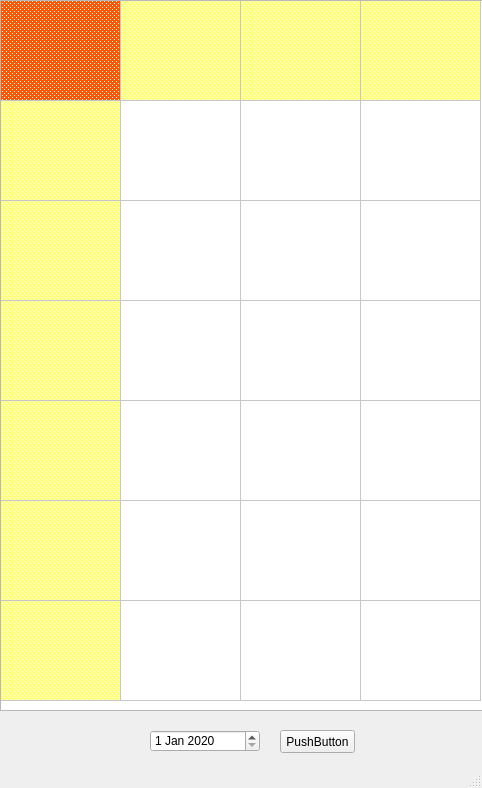
<?xml version="1.0" encoding="UTF-8"?>
<ui version="4.0">
 <class>MainWindow</class>
 <widget class="QMainWindow" name="MainWindow">
  <property name="geometry">
   <rect>
    <x>0</x>
    <y>0</y>
    <width>482</width>
    <height>788</height>
   </rect>
  </property>
  <property name="minimumSize">
   <size>
    <width>400</width>
    <height>788</height>
   </size>
  </property>
  <property name="windowTitle">
   <string>MainWindow</string>
  </property>
  <property name="animated">
   <bool>true</bool>
  </property>
  <widget class="QWidget" name="centralwidget">
   <widget class="QDateEdit" name="dateEdit">
    <property name="geometry">
     <rect>
      <x>150</x>
      <y>730</y>
      <width>110</width>
      <height>22</height>
     </rect>
    </property>
    <property name="dateTime">
     <datetime>
      <hour>0</hour>
      <minute>0</minute>
      <second>0</second>
      <year>2020</year>
      <month>1</month>
      <day>1</day>
     </datetime>
    </property>
   </widget>
   <widget class="QPushButton" name="pushButton">
    <property name="geometry">
     <rect>
      <x>280</x>
      <y>730</y>
      <width>75</width>
      <height>23</height>
     </rect>
    </property>
    <property name="text">
     <string>PushButton</string>
    </property>
   </widget>
   <widget class="QTableWidget" name="tableWidget">
    <property name="geometry">
     <rect>
      <x>0</x>
      <y>0</y>
      <width>491</width>
      <height>711</height>
     </rect>
    </property>
    <property name="frameShape">
     <enum>QFrame::StyledPanel</enum>
    </property>
    <property name="lineWidth">
     <number>1</number>
    </property>
    <property name="autoScroll">
     <bool>false</bool>
    </property>
    <property name="editTriggers">
     <set>QAbstractItemView::NoEditTriggers</set>
    </property>
    <property name="dragEnabled">
     <bool>false</bool>
    </property>
    <property name="selectionMode">
     <enum>QAbstractItemView::NoSelection</enum>
    </property>
    <property name="rowCount">
     <number>7</number>
    </property>
    <property name="columnCount">
     <number>4</number>
    </property>
    <attribute name="horizontalHeaderVisible">
     <bool>false</bool>
    </attribute>
    <attribute name="horizontalHeaderMinimumSectionSize">
     <number>25</number>
    </attribute>
    <attribute name="horizontalHeaderDefaultSectionSize">
     <number>120</number>
    </attribute>
    <attribute name="verticalHeaderVisible">
     <bool>false</bool>
    </attribute>
    <attribute name="verticalHeaderDefaultSectionSize">
     <number>100</number>
    </attribute>
    <row/>
    <row/>
    <row/>
    <row/>
    <row/>
    <row/>
    <row/>
    <column/>
    <column/>
    <column/>
    <column/>
    <item row="0" column="0">
     <property name="text">
      <string/>
     </property>
     <property name="background">
      <brush brushstyle="Dense2Pattern">
       <color alpha="255">
        <red>255</red>
        <green>85</green>
        <blue>0</blue>
       </color>
      </brush>
     </property>
     <property name="foreground">
      <brush brushstyle="NoBrush">
       <color alpha="255">
        <red>0</red>
        <green>0</green>
        <blue>0</blue>
       </color>
      </brush>
     </property>
    </item>
    <item row="0" column="1">
     <property name="text">
      <string/>
     </property>
     <property name="background">
      <brush brushstyle="Dense2Pattern">
       <color alpha="255">
        <red>255</red>
        <green>255</green>
        <blue>127</blue>
       </color>
      </brush>
     </property>
    </item>
    <item row="0" column="2">
     <property name="text">
      <string/>
     </property>
     <property name="background">
      <brush brushstyle="Dense2Pattern">
       <color alpha="255">
        <red>255</red>
        <green>255</green>
        <blue>127</blue>
       </color>
      </brush>
     </property>
    </item>
    <item row="0" column="3">
     <property name="text">
      <string/>
     </property>
     <property name="background">
      <brush brushstyle="Dense2Pattern">
       <color alpha="255">
        <red>255</red>
        <green>255</green>
        <blue>127</blue>
       </color>
      </brush>
     </property>
    </item>
    <item row="1" column="0">
     <property name="text">
      <string/>
     </property>
     <property name="background">
      <brush brushstyle="Dense2Pattern">
       <color alpha="255">
        <red>255</red>
        <green>255</green>
        <blue>127</blue>
       </color>
      </brush>
     </property>
    </item>
    <item row="1" column="1">
     <property name="text">
      <string/>
     </property>
    </item>
    <item row="2" column="0">
     <property name="text">
      <string/>
     </property>
     <property name="background">
      <brush brushstyle="Dense2Pattern">
       <color alpha="255">
        <red>255</red>
        <green>255</green>
        <blue>127</blue>
       </color>
      </brush>
     </property>
    </item>
    <item row="3" column="0">
     <property name="text">
      <string/>
     </property>
     <property name="background">
      <brush brushstyle="Dense2Pattern">
       <color alpha="255">
        <red>255</red>
        <green>255</green>
        <blue>127</blue>
       </color>
      </brush>
     </property>
    </item>
    <item row="4" column="0">
     <property name="text">
      <string/>
     </property>
     <property name="background">
      <brush brushstyle="Dense2Pattern">
       <color alpha="255">
        <red>255</red>
        <green>255</green>
        <blue>127</blue>
       </color>
      </brush>
     </property>
    </item>
    <item row="5" column="0">
     <property name="text">
      <string/>
     </property>
     <property name="background">
      <brush brushstyle="Dense2Pattern">
       <color alpha="255">
        <red>255</red>
        <green>255</green>
        <blue>127</blue>
       </color>
      </brush>
     </property>
    </item>
    <item row="6" column="0">
     <property name="text">
      <string/>
     </property>
     <property name="background">
      <brush brushstyle="Dense2Pattern">
       <color alpha="255">
        <red>255</red>
        <green>255</green>
        <blue>127</blue>
       </color>
      </brush>
     </property>
    </item>
   </widget>
  </widget>
  <widget class="QMenuBar" name="menubar">
   <property name="geometry">
    <rect>
     <x>0</x>
     <y>0</y>
     <width>482</width>
     <height>22</height>
    </rect>
   </property>
  </widget>
  <widget class="QStatusBar" name="statusbar"/>
 </widget>
 <resources/>
 <connections>
  <connection>
   <sender>pushButton</sender>
   <signal>clicked()</signal>
   <receiver>MainWindow</receiver>
   <slot>timeChange()</slot>
   <hints>
    <hint type="sourcelabel">
     <x>287</x>
     <y>760</y>
    </hint>
    <hint type="destinationlabel">
     <x>367</x>
     <y>755</y>
    </hint>
   </hints>
  </connection>
 </connections>
 <slots>
  <slot>timeChange()</slot>
 </slots>
</ui>
